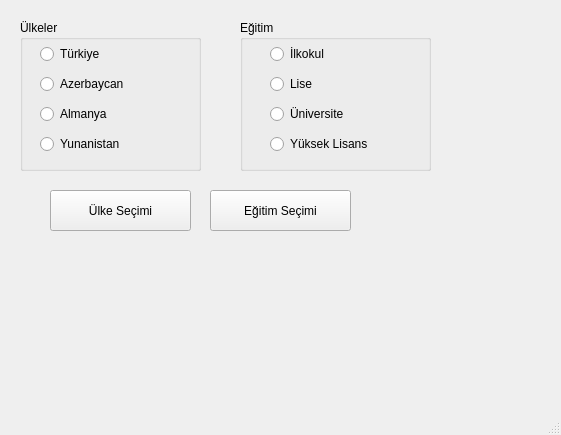
<?xml version="1.0" encoding="UTF-8"?>
<ui version="4.0">
 <class>MainWindow</class>
 <widget class="QMainWindow" name="MainWindow">
  <property name="geometry">
   <rect>
    <x>0</x>
    <y>0</y>
    <width>561</width>
    <height>435</height>
   </rect>
  </property>
  <property name="windowTitle">
   <string>MainWindow</string>
  </property>
  <widget class="QWidget" name="centralwidget">
   <widget class="QLabel" name="lblUlke">
    <property name="geometry">
     <rect>
      <x>20</x>
      <y>250</y>
      <width>191</width>
      <height>91</height>
     </rect>
    </property>
    <property name="text">
     <string/>
    </property>
   </widget>
   <widget class="QLabel" name="lblEgitim">
    <property name="geometry">
     <rect>
      <x>260</x>
      <y>260</y>
      <width>171</width>
      <height>81</height>
     </rect>
    </property>
    <property name="text">
     <string/>
    </property>
   </widget>
   <widget class="QPushButton" name="btnUlke">
    <property name="geometry">
     <rect>
      <x>50</x>
      <y>190</y>
      <width>141</width>
      <height>41</height>
     </rect>
    </property>
    <property name="text">
     <string>Ülke Seçimi</string>
    </property>
   </widget>
   <widget class="QPushButton" name="btnEgitim">
    <property name="geometry">
     <rect>
      <x>210</x>
      <y>190</y>
      <width>141</width>
      <height>41</height>
     </rect>
    </property>
    <property name="text">
     <string>Eğitim Seçimi</string>
    </property>
   </widget>
   <widget class="QGroupBox" name="groupBoxUlke">
    <property name="geometry">
     <rect>
      <x>20</x>
      <y>20</y>
      <width>181</width>
      <height>151</height>
     </rect>
    </property>
    <property name="title">
     <string>Ülkeler</string>
    </property>
    <widget class="QWidget" name="gridLayoutWidget">
     <property name="geometry">
      <rect>
       <x>20</x>
       <y>20</y>
       <width>141</width>
       <height>121</height>
      </rect>
     </property>
     <layout class="QGridLayout" name="gridLayoutUlke">
      <item row="2" column="0">
       <widget class="QRadioButton" name="radioAlmanya">
        <property name="text">
         <string>Almanya</string>
        </property>
       </widget>
      </item>
      <item row="0" column="0">
       <widget class="QRadioButton" name="radioTurkiye">
        <property name="text">
         <string>Türkiye</string>
        </property>
       </widget>
      </item>
      <item row="1" column="0">
       <widget class="QRadioButton" name="radioAzerbaycan">
        <property name="text">
         <string>Azerbaycan</string>
        </property>
       </widget>
      </item>
      <item row="3" column="0">
       <widget class="QRadioButton" name="radioYunanistan">
        <property name="text">
         <string>Yunanistan</string>
        </property>
       </widget>
      </item>
     </layout>
    </widget>
   </widget>
   <widget class="QGroupBox" name="groupBoxEgitim">
    <property name="geometry">
     <rect>
      <x>240</x>
      <y>20</y>
      <width>191</width>
      <height>151</height>
     </rect>
    </property>
    <property name="title">
     <string>Eğitim</string>
    </property>
    <widget class="QWidget" name="gridLayoutWidget_2">
     <property name="geometry">
      <rect>
       <x>30</x>
       <y>20</y>
       <width>141</width>
       <height>121</height>
      </rect>
     </property>
     <layout class="QGridLayout" name="gridLayoutEgitim">
      <item row="2" column="0">
       <widget class="QRadioButton" name="radioUniversite">
        <property name="text">
         <string>Üniversite</string>
        </property>
       </widget>
      </item>
      <item row="0" column="0">
       <widget class="QRadioButton" name="radioilkokul">
        <property name="text">
         <string>İlkokul</string>
        </property>
       </widget>
      </item>
      <item row="1" column="0">
       <widget class="QRadioButton" name="radioLise">
        <property name="text">
         <string>Lise</string>
        </property>
       </widget>
      </item>
      <item row="3" column="0">
       <widget class="QRadioButton" name="radioYuksekLisans">
        <property name="text">
         <string>Yüksek Lisans</string>
        </property>
       </widget>
      </item>
     </layout>
    </widget>
   </widget>
  </widget>
  <widget class="QMenuBar" name="menubar">
   <property name="geometry">
    <rect>
     <x>0</x>
     <y>0</y>
     <width>561</width>
     <height>18</height>
    </rect>
   </property>
  </widget>
  <widget class="QStatusBar" name="statusbar"/>
 </widget>
 <resources/>
 <connections/>
</ui>
